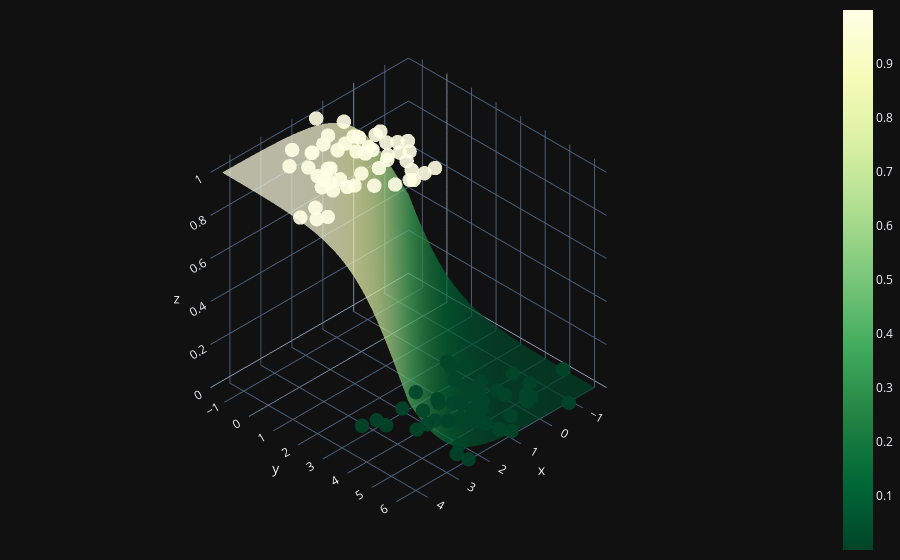

The code cell stored with this chart in its notebook:
### Code cell
X0 = np.linspace(X[:, 0].min(), X[:, 0].max(), 100)
X1 = np.linspace(X[:, 1].min(), X[:, 1].max(), 100)
xx0, xx1 = np.meshgrid(X0, X1)
Z = W[0] * xx0 + W[1] * xx1 + b
A = 1 / (1 + np.exp(-Z))

fig = (go.Figure(data=[go.Surface(z=A, x=xx0, y=xx1, colorscale='YlGn', opacity = 0.7, reversescale=True)]))

fig.add_scatter3d(x=X[:, 0].flatten(), y=X[:, 1].flatten(), z=y.flatten(), mode='markers', marker=dict(size=5, color=y.flatten(), colorscale='YlGn', opacity = 0.9, reversescale=True))


fig.update_layout(template= "plotly_dark", margin=dict(l=0, r=0, b=0, t=0))
fig.layout.scene.camera.projection.type = "orthographic"
fig.show()

### Figure 1 — Plotly figure (JSON) as saved in the notebook; plotly's stock layout.template omitted (floating-point values rounded to 4 significant figures; data arrays with more than 128 entries replaced by an {"elided": "..."} marker saying what was removed)
{"data": [{"colorscale": [[0, "rgb(255,255,229)"], [0.125, "rgb(247,252,185)"], [0.25, "rgb(217,240,163)"], [0.375, "rgb(173,221,142)"], [0.5, "rgb(120,198,121)"], [0.625, "rgb(65,171,93)"], [0.75, "rgb(35,132,67)"], [0.875, "rgb(0,104,55)"], [1, "rgb(0,69,41)"]], "opacity": 0.7, "reversescale": true, "type": "surface", "x": {"elided": "100x100 float values"}, "y": {"elided": "100x100 float values"}, "z": {"elided": "100x100 float values"}}, {"marker": {"color": [1, 1, 0, 0, 1, 0, 0, 1, 0, 1, 0, 1, 0, 0, 1, 1, 1, 0, 1, 1, 0, 0, 1, 0, 1, 0, 1, 0, 0, 1, 1, 0, 1, 1, 1, 0, 1, 1, 0, 1, 0, 0, 0, 0, 1, 1, 1, 1, 0, 0, 1, 1, 0, 0, 0, 0, 0, 1, 1, 1, 1, 0, 0, 1, 0, 1, 0, 0, 1, 0, 0, 1, 1, 0, 0, 0, 1, 1, 0, 0, 1, 0, 0, 0, 0, 0, 1, 0, 1, 1, 1, 1, 1, 1, 0, 0, 1, 1, 0, 1], "colorscale": [[0, "rgb(255,255,229)"], [0.125, "rgb(247,252,185)"], [0.25, "rgb(217,240,163)"], [0.375, "rgb(173,221,142)"], [0.5, "rgb(120,198,121)"], [0.625, "rgb(65,171,93)"], [0.75, "rgb(35,132,67)"], [0.875, "rgb(0,104,55)"], [1, "rgb(0,69,41)"]], "opacity": 0.9, "reversescale": true, "size": 5}, "mode": "markers", "type": "scatter3d", "x": [4.219, 0.9078, -0.2765, 0.08848, 3.243, 1.442, 1.022, 3.978, 0.5889, 1.252, 0.6284, 1.686, 1.185, 0.06897, 1.787, 4.438, 3.182, 0.3038, 0.7394, 1.285, 1.131, 0.6647, 1.316, -0.1889, 2.579, 0.8731, 1.311, 0.9868, 1.42, 2.354, 2.432, 1.043, 0.9509, 2.451, 1.62, 2.155, 1.381, 1.987, 2.116, 0.564, -0.07228, 2.509, -0.73, 1.379, 0.8821, 2.222, 2.016, 1.701, -0.6539, 0.5731, 1.957, 0.7624, 2.465, 1.333, 3.246, 1.103, 2.859, 1.6, 2.976, 2.68, 1.419, 1.926, -0.09448, 2.728, 1.12, 1.557, 0.1055, 2.844, 3.155, 1.841, 1.289, 1.642, 3.923, 1.705, 0.1631, 0.3419, 1.021, 2.669, 0.4666, 0.9481, 1.194, 1.154, -0.2942, 1.737, 0.4655, 0.0808, 3.003, 2.207, 1.361, 2.632, 2.827, 2.912, 1.142, 1.055, 2.47, -1.577, 1.412, 3.005, -0.6376, 0.8298], "y": [2.234, 0.4598, 5.081, 2.323, 1.215, 2.768, 4.117, 2.378, 4.001, 0.2081, 4.46, 0.6583, 5.28, 4.356, 1.7, 1.842, -0.1823, 3.944, 0.4361, 1.437, 4.682, 4.36, 2.441, 5.205, 0.7261, 4.714, 0.07123, 6.09, 4.637, 2.224, -0.2017, 4.606, 0.9498, -0.1954, 2.747, 4.124, 0.9295, 2.611, 3.069, 1.337, 2.884, 5.773, 6.255, 3.619, 2.841, 1.533, -0.2704, -0.4773, 4.767, 5.526, 0.2342, 1.165, 6.2, 5.01, 2.849, 4.706, 2.956, 0.9151, 1.216, -0.7044, 1.574, 4.152, 5.358, 1.305, 5.758, 2.827, 3.725, 3.327, 1.553, 3.562, 3.45, 0.1502, 1.804, 4.433, 2.578, 3.941, 1.579, 1.82, 3.866, 4.732, 2.808, 3.902, 5.273, 4.425, 3.123, 4.691, 0.7427, 5.506, 0.748, 0.6894, 1.721, 0.2466, 2.015, -0.6471, 4.099, 4.957, -1.326, 0.9852, 4.091, 1.742], "z": [1, 1, 0, 0, 1, 0, 0, 1, 0, 1, 0, 1, 0, 0, 1, 1, 1, 0, 1, 1, 0, 0, 1, 0, 1, 0, 1, 0, 0, 1, 1, 0, 1, 1, 1, 0, 1, 1, 0, 1, 0, 0, 0, 0, 1, 1, 1, 1, 0, 0, 1, 1, 0, 0, 0, 0, 0, 1, 1, 1, 1, 0, 0, 1, 0, 1, 0, 0, 1, 0, 0, 1, 1, 0, 0, 0, 1, 1, 0, 0, 1, 0, 0, 0, 0, 0, 1, 0, 1, 1, 1, 1, 1, 1, 0, 0, 1, 1, 0, 1]}], "layout": {"margin": {"b": 0, "l": 0, "r": 0, "t": 0}, "scene": {"camera": {"projection": {"type": "orthographic"}}}}}
